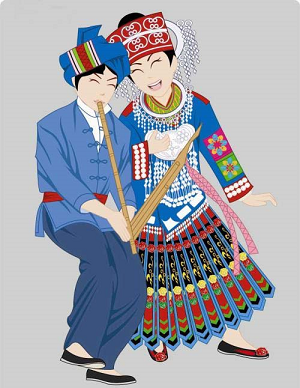
#> input picture 31-dys点运算/miao.png, 300 x 388 px
$ python '07_线性增强.py'
#> lines starting #> are read from the running program, lines starting #| are printed output that depends on the picture
#encoding:utf-8

import cv2
import numpy as np
import matplotlib.pyplot as plt

#读取原始图像
img = cv2.imread('miao.png')
#> img is the input picture: shape (388, 300, 3); mean B, G, R 174.2, 164.8, 162.5

#图像灰度转换
grayImage = cv2.cvtColor(img, cv2.COLOR_BGR2GRAY)
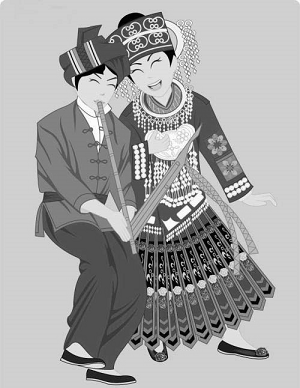
#> grayImage: shape (388, 300); min 0, max 255, mean 165.2

#获取图像高度和宽度
height = grayImage.shape[0]
#> height = 388
width = grayImage.shape[1]
#> width = 300

#创建一幅图像
result = np.zeros((height, width, 3), np.uint8)
print(result)
#> (printed output is left out)

#图像对比度增强变换 DB=DA*1.5
for i in range(height):
    for j in range(width):

        if (int(grayImage[i,j]*1.5) > 255):
            gray = 255
        else:
            gray = int(grayImage[i,j]*1.5)

        result[i,j] = np.uint8(gray)
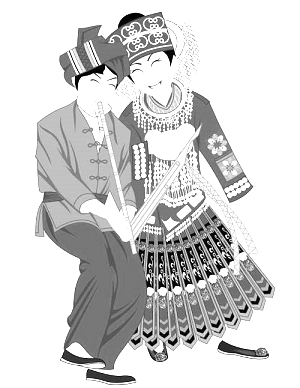
#> result: shape (388, 300, 3); min 0, max 255, mean 212

#显示图像
cv2.imshow("Gray Image", grayImage)
cv2.imshow("Result", result)

#等待显示
cv2.waitKey(0)
cv2.destroyAllWindows()
